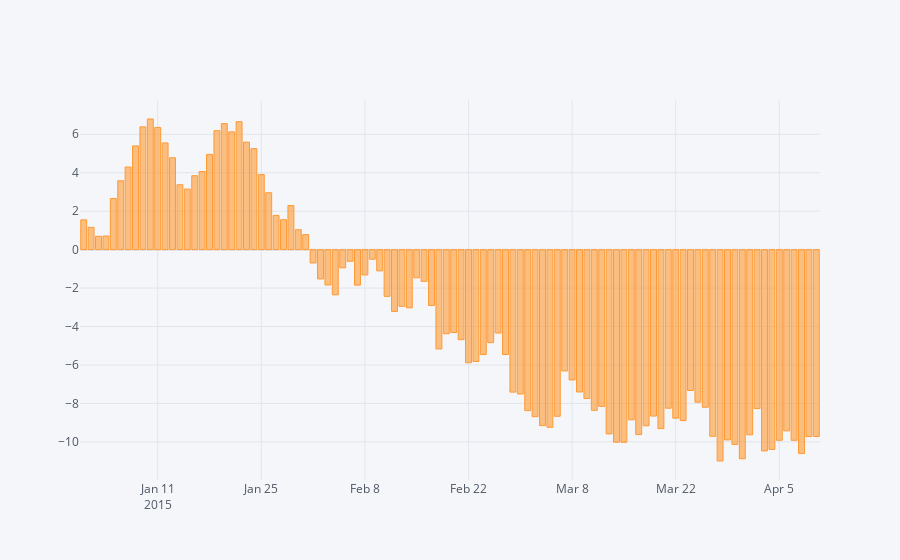

Notebook source saved alongside this figure:
### Code cell
df['OJY.BD'].iplot(kind='bar')
